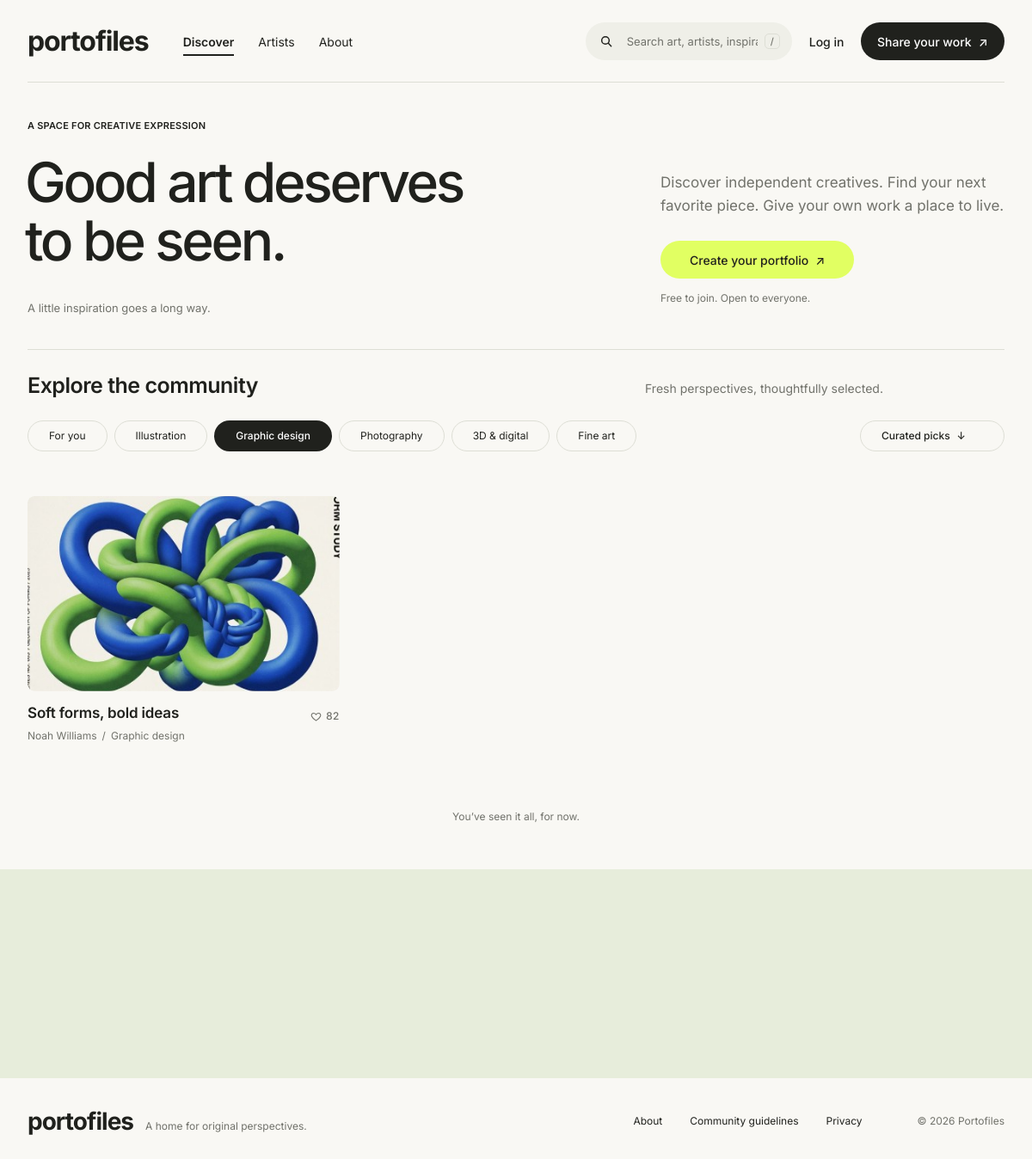
Page /index.php?category=graphic-design on the committed database.
### tables this page shows
CREATE TABLE categories (
  id          TINYINT UNSIGNED AUTO_INCREMENT PRIMARY KEY,
  slug        VARCHAR(40) NOT NULL UNIQUE,
  name        VARCHAR(60) NOT NULL,
  sort_order  TINYINT UNSIGNED NOT NULL DEFAULT 0
);

CREATE TABLE artworks (
  id             INT UNSIGNED AUTO_INCREMENT PRIMARY KEY,
  user_id        INT UNSIGNED NOT NULL,
  category_id    TINYINT UNSIGNED NOT NULL,
  title          VARCHAR(120) NOT NULL,
  description    TEXT NULL,
  image_path     VARCHAR(255) NOT NULL,
  status         ENUM('draft','published') NOT NULL DEFAULT 'draft',
  is_curated     TINYINT(1) NOT NULL DEFAULT 0,
  views          INT UNSIGNED NOT NULL DEFAULT 0,
  appreciations  INT UNSIGNED NOT NULL DEFAULT 0,
  created_at     DATETIME NOT NULL DEFAULT CURRENT_TIMESTAMP,
  updated_at     DATETIME NOT NULL DEFAULT CURRENT_TIMESTAMP ON UPDATE CURRENT_TIMESTAMP,
  published_at   DATETIME NULL,
  CONSTRAINT fk_art_user FOREIGN KEY (user_id) REFERENCES users(id) ON DELETE CASCADE,
  CONSTRAINT fk_art_cat  FOREIGN KEY (category_id) REFERENCES categories(id),
  INDEX idx_art_status (status, published_at),
  INDEX idx_art_user (user_id, status)
);

CREATE TABLE users (
  id              INT UNSIGNED AUTO_INCREMENT PRIMARY KEY,
  username        VARCHAR(30)  NOT NULL UNIQUE,
  email           VARCHAR(190) NOT NULL UNIQUE,
  password_hash   VARCHAR(255) NOT NULL,
  display_name    VARCHAR(80)  NOT NULL,
  bio             TEXT NULL,
  website         VARCHAR(190) NULL,
  created_at      DATETIME NOT NULL DEFAULT CURRENT_TIMESTAMP
);

### includes/auth.php (called while the page is built, shortened)
<?php
function current_user(): ?array
{
    static $user = false;
    if ($user !== false) return $user;
    if (empty($_SESSION['user_id'])) return $user = null;
    $user = db_one('SELECT id, username, email, display_name, bio, website, created_at FROM users WHERE id = ?', [$_SESSION['user_id']]);
    return $user;
}
function current_user_id(): ?int
{
    return current_user()['id'] ?? null;
}

### includes/db.php (called while the page is built, shortened)
<?php
function db(): PDO
{
    static $pdo = null;
    if ($pdo === null) {
        $dsn = sprintf('mysql:host=%s;port=%d;dbname=%s;charset=utf8mb4', DB_HOST, DB_PORT, DB_NAME);
        try {
            $pdo = new PDO($dsn, DB_USER, DB_PASS, [
                PDO::ATTR_ERRMODE            => PDO::ERRMODE_EXCEPTION,
                PDO::ATTR_DEFAULT_FETCH_MODE => PDO::FETCH_ASSOC,
                PDO::ATTR_EMULATE_PREPARES   => false,
            ]);
            $pdo->exec("SET time_zone = '" . date('P') . "'");
        } catch (PDOException $e) {
            http_response_code(500);
            $msg = APP_DEBUG ? htmlspecialchars($e->getMessage()) : 'Database unavailable.';
            exit('<p style="font-family:sans-serif;padding:40px">Tidak bisa terhubung ke database. '
                . 'Pastikan MySQL di XAMPP sudah Start dan file <code>sql/portofiles.sql</code> sudah di-import.<br><small>'
                . $msg . '</small></p>');
        }
    }
    return $pdo;
}
function db_run(string $sql, array $params = []): PDOStatement
{
    $stmt = db()->prepare($sql);
    $stmt->execute($params);
    return $stmt;
}
function db_all(string $sql, array $params = []): array
{
    return db_run($sql, $params)->fetchAll();
}

### index.php (the view, shortened to what this page needs)
<?php
$category = $_GET['category'] ?? 'for-you';
$sort     = isset(SORTS[$_GET['sort'] ?? '']) ? $_GET['sort'] : 'curated';
$q        = trim($_GET['q'] ?? '');
$result  = fetch_artworks(['category' => $category, 'sort' => $sort, 'q' => $q, 'limit' => 6]);
$liked   = liked_ids(current_user_id(), $result['items']);
$user    = current_user();
page_start('', 'page-discover');
site_nav('discover', 'public', $q);
?>
<main id="main">
  <section class="hero container">
    <div class="hero__left">
      <p class="eyebrow" data-intro style="--d:0">A space for creative expression</p>
      <h1 class="hero__title" data-intro-lines>
        <span class="line"><span>Good art deserves</span></span>
        <span class="line"><span>to be seen.</span></span>
      </h1>
      <p class="hero__aside muted" data-intro style="--d:6">A little inspiration goes a long way.</p>
    </div>
    <div class="hero__right">
      <p class="lead" data-intro style="--d:3">Discover independent creatives. Find your next<br class="br-desktop"> favorite piece. Give your own work a place to live.</p>
      <a class="btn btn--lime" href="<?= $user ? url('dashboard.php') : url('register.php') ?>" data-intro style="--d:4" data-magnetic>
        <?= $user ? 'Go to your studio' : 'Create your portfolio' ?> <span class="arrow">↗</span>
      </a>
      <p class="note" data-intro style="--d:5">Free to join. Open to everyone.</p>
    </div>
  </section>
  <section class="explore container" id="explore">
    <div class="explore__head" data-reveal>
      <h2 class="h-section">Explore the community</h2>
      <p class="muted explore__tagline" data-results-label>
        <?php if ($q !== ''): ?>
          Results for “<?= e($q) ?>”
        <?php else: ?>
          Fresh perspectives, thoughtfully selected.
        <?php endif; ?>
      </p>
    </div>
    <div class="filters" data-reveal>
      <div class="chips" role="tablist" aria-label="Categories" data-chips>
        <span class="chips__pill" aria-hidden="true" data-chips-pill></span>
        <button class="chip<?= $category === 'for-you' ? ' is-active' : '' ?>" type="button" role="tab" data-category="for-you" aria-selected="<?= $category === 'for-you' ? 'true' : 'false' ?>">For you</button>
        <?php foreach (categories() as $c): ?>
          <button class="chip<?= $category === $c['slug'] ? ' is-active' : '' ?>" type="button" role="tab" data-category="<?= e($c['slug']) ?>" aria-selected="<?= $category === $c['slug'] ? 'true' : 'false' ?>"><?= e($c['name']) ?></button>
        <?php endforeach; ?>
      </div>
      <div class="menu sort" data-menu>
        <button class="chip chip--sort" type="button" data-menu-toggle aria-expanded="false">
          <span data-sort-label><?= e(SORTS[$sort]['label']) ?></span> <span class="arrow arrow--down">↓</span>
        </button>
      </div>
    </div>
  </section>
  <section class="gallery container" aria-live="polite">
    <div class="art-grid" data-gallery
         data-filter-category="<?= e($category) ?>" data-filter-sort="<?= e($sort) ?>" data-filter-q="<?= e($q) ?>"
         data-offset="<?= count($result['items']) ?>">
      <?= render_artwork_cards($result['items'], $liked) ?>
    </div>
    <div class="gallery__more">
      <p class="note" data-more-note><?= $result['hasMore'] ? 'A new perspective is always one scroll away.' : 'You’ve seen it all, for now.' ?></p>
    </div>
  </section>
  <?php join_section(); ?>
</main>
<?php site_footer(); ?>
<?php page_end(); ?>

### includes/layout.php (shortened to what this page needs)
<?php
function page_start(string $title, string $bodyClass = ''): void
{
    ?>
<!DOCTYPE html>
<html lang="en">
<head>
  <link rel="stylesheet" href="<?= asset('assets/css/style.css') ?>">
</head>
<body class="<?= e($bodyClass) ?>">
    <?php
}
function page_end(): void
{
    ?>
</body>
</html>
    <?php
}
function search_form(string $value = ''): void
{
    ?>
    <form class="search" action="<?= url('index.php') ?>" method="get" role="search">
      <svg class="search__icon" width="16" height="16" viewBox="0 0 24 24" fill="none" stroke="currentColor" stroke-width="2.2" stroke-linecap="round" aria-hidden="true"><circle cx="10.5" cy="10.5" r="6.5"/><path d="m15.5 15.5 5 5"/></svg>
      <input class="search__input" type="search" name="q" value="<?= e($value) ?>" placeholder="Search art, artists, inspiration" aria-label="Search art, artists, inspiration" autocomplete="off">
      <kbd class="search__kbd" aria-hidden="true">/</kbd>
    </form>
    <?php
}
    ?>
    <?php
function site_nav(string $active = 'discover', string $variant = 'public', string $search = ''): void
{
    $user = current_user();
    ?>
  <header class="nav nav--<?= e($variant) ?>" data-nav>
    <div class="nav__inner container<?= $variant === 'account' ? ' container--full' : '' ?>">
      <a class="logo" href="<?= url('index.php') ?>" data-magnetic>portofiles</a>
      <nav class="nav__links" aria-label="Main">
        <a href="<?= url('index.php') ?>" class="<?= $active === 'discover' ? 'is-active' : '' ?>">Discover</a>
        <a href="<?= url('artists.php') ?>" class="<?= $active === 'artists' ? 'is-active' : '' ?>">Artists</a>
        <a href="<?= url('about.php') ?>" class="<?= $active === 'about' ? 'is-active' : '' ?>">About</a>
      </nav>
      <div class="nav__actions">
        <?php search_form($search); ?>
        <?php if ($variant === 'account' && $user): ?>
          <a class="btn btn--lime nav__cta" href="<?= url('upload.php') ?>" data-magnetic>Upload a project <span class="arrow">↑</span></a>
          <?php user_menu($user); ?>
        <?php elseif ($user): ?>
          <?php user_menu($user); ?>
          <a class="btn btn--dark nav__cta" href="<?= url('upload.php') ?>" data-magnetic>Share your work <span class="arrow">↗</span></a>
        <?php else: ?>
          <a class="nav__login" href="<?= url('login.php') ?>">Log in</a>
          <a class="btn btn--dark nav__cta" href="<?= url('upload.php') ?>" data-magnetic>Share your work <span class="arrow">↗</span></a>
        <?php endif; ?>
      </div>
    </div>
    <div class="nav__divider container<?= $variant === 'account' ? ' container--flush' : '' ?>"><span class="nav__progress" data-scroll-progress></span></div>
  </header>
  <div class="mobile-menu" data-mobile-menu>
    <nav>
    </nav>
  </div>
    <?php
}
function site_footer(): void
{
    ?>
  <footer class="footer">
    <div class="container footer__inner">
      <div class="footer__brand">
        <a class="logo logo--sm" href="<?= url('index.php') ?>">portofiles</a>
        <p class="muted">A home for original perspectives.</p>
      </div>
      <nav class="footer__links" aria-label="Footer">
        <a href="<?= url('about.php') ?>">About</a>
        <a href="<?= url('about.php') ?>#guidelines">Community guidelines</a>
        <a href="<?= url('about.php') ?>#privacy">Privacy</a>
      </nav>
      <p class="muted footer__copy">© <?= date('Y') ?> Portofiles</p>
    </div>
  </footer>
    <?php
}
function join_section(): void
{
    ?>
  <section class="join" data-reveal>
    <div class="container join__inner">
      <div>
        <h2 class="join__title">
          <span class="line"><span>Make a little space</span></span>
          <span class="line"><span>for your big ideas.</span></span>
        </h2>
      </div>
    </div>
  </section>
    <?php
}
function heart_icon(): string
{
    return '<svg class="heart" width="13" height="13" viewBox="0 0 24 24" aria-hidden="true"><path d="M12 20.5s-7.5-4.6-9.4-9.3C1.3 7.9 3.4 4.5 6.9 4.5c2.1 0 3.6 1.1 5.1 3 1.5-1.9 3-3 5.1-3 3.5 0 5.6 3.4 4.3 6.7-1.9 4.7-9.4 9.3-9.4 9.3Z"/></svg>';
}

### includes/functions.php (shortened to what this page needs)
<?php
function e($value): string
{
    return htmlspecialchars((string) $value, ENT_QUOTES | ENT_SUBSTITUTE, 'UTF-8');
}
function base_path(): string
{
    static $base = null;
    if ($base !== null) return $base;
    $root   = str_replace('\\', '/', realpath(__DIR__ . '/..'));
    $script = str_replace('\\', '/', realpath($_SERVER['SCRIPT_FILENAME'] ?? '') ?: '');
    $name   = $_SERVER['SCRIPT_NAME'] ?? '';
    $base   = '';
    if ($script !== '' && stripos($script, $root) === 0) {
        $rel = substr($script, strlen($root));
        if ($rel !== '' && str_ends_with($name, $rel)) {
            $base = substr($name, 0, -strlen($rel));
        }
    }
    return $base = rtrim($base, '/');
}
function url(string $path = '', array $query = []): string
{
    $u = base_path() . '/' . ltrim($path, '/');
    if ($query) $u .= '?' . http_build_query($query);
    return $u;
}
function asset(string $path): string
{
    $file = __DIR__ . '/../' . ltrim($path, '/');
    $v = is_file($file) ? filemtime($file) : time();
    return url($path) . '?v=' . $v;
}
function num(int|float $n): string
{
    return number_format((float) $n);
}
function categories(): array
{
    static $cats = null;
    return $cats ??= db_all('SELECT id, slug, name FROM categories ORDER BY sort_order');
}
function fetch_artworks(array $opt = []): array
{
    $category = $opt['category'] ?? '';
    $q        = trim($opt['q'] ?? '');
    $sort     = isset(SORTS[$opt['sort'] ?? '']) ? $opt['sort'] : 'curated';
    $limit    = max(1, min(24, (int) ($opt['limit'] ?? 6)));
    $offset   = max(0, (int) ($opt['offset'] ?? 0));
    $userId   = $opt['user_id'] ?? null;
    $where  = ["a.status = 'published'"];
    $params = [];
    if ($category !== '' && $category !== 'for-you') {
        $where[] = 'c.slug = ?';
        $params[] = $category;
    }
    $sql = 'SELECT a.*, u.display_name, u.username, c.name AS category_name, c.slug AS category_slug
            FROM artworks a
            JOIN users u ON u.id = a.user_id
            JOIN categories c ON c.id = a.category_id
            WHERE ' . implode(' AND ', $where) . '
            ORDER BY ' . SORTS[$sort]['sql'] . '
            LIMIT ' . ($limit + 1) . ' OFFSET ' . $offset;
    $rows = db_all($sql, $params);
    $hasMore = count($rows) > $limit;
    return ['items' => array_slice($rows, 0, $limit), 'hasMore' => $hasMore];
}
function liked_ids(?int $userId, array $artworks): array
{
    if (!$userId || !$artworks) return [];
    $ids = array_map(fn($a) => (int) $a['id'], $artworks);
    $in  = implode(',', array_fill(0, count($ids), '?'));
    $rows = db_all("SELECT artwork_id FROM likes WHERE user_id = ? AND artwork_id IN ($in)", array_merge([$userId], $ids));
    return array_map('intval', array_column($rows, 'artwork_id'));
}
function render_artwork_cards(array $artworks, array $likedIds = [], int $startIndex = 0): string
{
    foreach ($artworks as $i => $art) {
        $liked = in_array((int) $art['id'], $likedIds, true);
        $index = $startIndex + $i;
        include __DIR__ . '/partials/artwork-card.php';
    }
    return ob_get_clean();
}
function image_url(string $path): string
{
    return url($path);
}

### includes/partials/artwork-card.php (shortened to what this page needs)
<?php
$profileUrl = url('profile.php', ['u' => $art['username']]);
?>
<article class="art-card" data-reveal style="--i: <?= (int) ($index % 3) ?>"
  data-id="<?= (int) $art['id'] ?>"
  data-title="<?= e($art['title']) ?>"
  data-artist="<?= e($art['display_name']) ?>"
  data-category="<?= e($art['category_name']) ?>"
  data-desc="<?= e($art['description'] ?? '') ?>"
  data-image="<?= e(image_url($art['image_path'])) ?>"
  data-profile="<?= e($profileUrl) ?>"
  data-views="<?= (int) $art['views'] ?>">
  <button class="art-card__media" type="button" data-open-artwork data-cursor="view" aria-label="Open <?= e($art['title']) ?>">
    <span class="art-card__img-wrap">
      <img src="<?= e(image_url($art['image_path'])) ?>" alt="<?= e($art['title']) ?> by <?= e($art['display_name']) ?>" width="432" height="270" loading="lazy" decoding="async">
    </span>
  </button>
  <div class="art-card__info">
    <div class="art-card__text">
      <h3 class="art-card__title"><?= e($art['title']) ?></h3>
      <p class="art-card__meta"><a href="<?= e($profileUrl) ?>" class="link-underline"><?= e($art['display_name']) ?></a><span class="sep">/</span><?= e($art['category_name']) ?></p>
    </div>
    <button class="like-btn<?= $liked ? ' is-liked' : '' ?>" type="button" data-like="<?= (int) $art['id'] ?>" aria-pressed="<?= $liked ? 'true' : 'false' ?>" aria-label="Appreciate <?= e($art['title']) ?>">
      <?= heart_icon() ?><span class="like-btn__count"><?= num($art['appreciations']) ?></span>
    </button>
  </div>
</article>

### rows in the picture
categories: name "Illustration"
categories: name "Graphic design"
categories: name "Photography"
categories: name "3D & digital"
categories: name "Fine art"
artworks: image_path (picture), title "Soft forms, bold ideas", user.display_name "Noah Williams", category.name "Graphic design", appreciations "82"

### other values in the picture
SORTS[$sort]['label'] "Curated picks"
